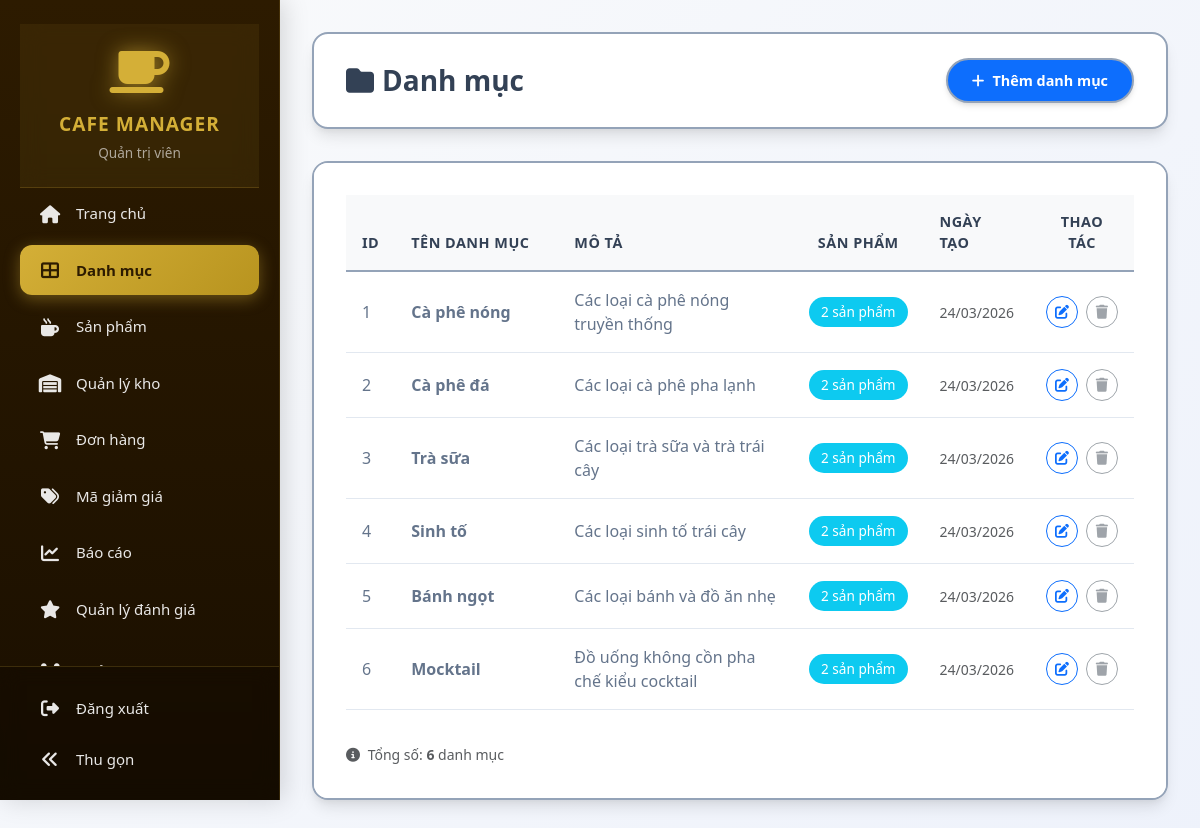
Screenshot of /admin/categories.php (signed in) with the database file from the repository.
### tables this page shows
CREATE TABLE categories (
    id INT PRIMARY KEY AUTO_INCREMENT,
    name VARCHAR(100) NOT NULL,
    description TEXT,
    created_at TIMESTAMP DEFAULT CURRENT_TIMESTAMP
);

### config/helpers.php (called while the page is built, shortened)
<?php
function hasPermission($permission, $userId = null) {
    if (isset($_SESSION['role']) && $_SESSION['role'] === 'admin') {
        return true;
    }
}

### admin/categories.php (the view, shortened to what this page needs)
<?php
require_once '../config/init.php';
 $categories = $pdo->query("
    SELECT c.*, COUNT(p.id) AS product_count
    FROM categories c
    LEFT JOIN products p ON c.id = p.category_id
    GROUP BY c.id
    ORDER BY c.id ASC
")->fetchAll();
?>
<!DOCTYPE html>
<html lang="vi">
<head>
    <link href="https://cdn.jsdelivr.net/npm/bootstrap@5.3.0/dist/css/bootstrap.min.css" rel="stylesheet">
    <link href="https://cdnjs.cloudflare.com/ajax/libs/font-awesome/6.4.0/css/all.min.css" rel="stylesheet">
    <link rel="stylesheet" href="../assets/cssad/categories.css">
</head>
<body class="admin-layout">
        <?php include 'sidebar.php'; ?>
    <div class="content-wrapper">
        <div class="page-header">
            <div class="d-flex align-items-center">
                <h1><i class="fas fa-folder me-2"></i>Danh mục</h1>
            </div>
            <div class="d-flex gap-2">
                <?php if (hasPermission('create_category')): ?>
                <a href="category_form.php" class="btn btn-action btn-primary">
                    <i class="fas fa-plus me-2"></i>Thêm danh mục
                </a>
                <?php endif; ?>
            </div>
        </div>
        <div class="content-card">
            <div class="card-body">
                <div class="table-responsive">
                    <table class="table table-hover align-middle">
                        <thead class="table-light">
                            <tr>
                                <th width="5%">ID</th>
                                <th width="25%">Tên danh mục</th>
                                <th width="40%">Mô tả</th>
                                <th width="10%" class="text-center">Sản phẩm</th>
                                <th width="10%">Ngày tạo</th>
                                <th width="10%" class="text-center">Thao tác</th>
                            </tr>
                        </thead>
                        <tbody>
                            <?php if (empty($categories)): ?>
                                <tr>
                                    <td colspan="6" class="text-center text-muted py-4">
                                        <i class="fas fa-inbox fa-3x mb-3 d-block"></i>
                                        Chưa có danh mục nào
                                    </td>
                                </tr>
                            <?php else: ?>
                                <?php foreach ($categories as $cat): ?>
                                    <tr>
                                        <td><?php echo $cat['id']; ?></td>
                                        <td>
                                            <strong><?php echo htmlspecialchars($cat['name']); ?></strong>
                                        </td>
                                        <td>
                                            <?php
                                            $desc = htmlspecialchars($cat['description']);
                                            echo mb_strlen($desc) > 100 ? mb_substr($desc, 0, 100) . '...' : $desc;
                                            ?>
                                        </td>
                                        <td class="text-center">
                                            <span class="badge bg-info badge-count">
                                                <?php echo $cat['product_count']; ?> sản phẩm
                                            </span>
                                        </td>
                                        <td>
                                            <small class="text-muted">
                                                <?php echo date('d/m/Y', strtotime($cat['created_at'])); ?>
                                            </small>
                                        </td>
                                        <td class="text-center">
                                            <div class="table-actions">
                                                <?php if (hasPermission('edit_category')): ?>
                                                <a href="category_form.php?id=<?php echo $cat['id']; ?>"
                                                    class="btn btn-sm btn-outline-primary" title="Chỉnh sửa">
                                                    <i class="fas fa-edit"></i>
                                                </a>
                                                <?php endif; ?>
                                                <?php if (hasPermission('delete_category') && $cat['product_count'] == 0): ?>
                                                <a href="?delete=<?php echo $cat['id']; ?>"
                                                    class="btn btn-sm btn-outline-danger"
                                                    onclick="return confirm('Bạn có chắc muốn xóa danh mục này?')"
                                                        title="Xóa">
                                                        <i class="fas fa-trash"></i>
                                                    </a>
                                                <?php elseif (hasPermission('delete_category')): ?>
                                                    <button class="btn btn-sm btn-outline-secondary" disabled
                                                        title="Không thể xóa vì còn sản phẩm">
                                                        <i class="fas fa-trash"></i>
                                                    </button>
                                                <?php endif; ?>
                                            </div>
                                        </td>
                                    </tr>
                                <?php endforeach; ?>
                            <?php endif; ?>
                        </tbody>
                    </table>
                </div>
                <?php if (!empty($categories)): ?>
                    <div class="mt-3 text-muted">
                        <small>
                            <i class="fas fa-info-circle me-1"></i>
                            Tổng số: <strong><?php echo count($categories); ?></strong> danh mục
                        </small>
                    </div>
                <?php endif; ?>
            </div>
        </div>
    </div>
</body>
</html>

### assets/cssad/categories.css (style rules this page uses)
:root { --primary-color: #d8e2f5; --primary-light: #eef2fb; --primary-dark: #94a3b8; --secondary-color: #fef3c7; --success-color: #dcfce7; --danger-color: #fee2e2; --warning-color: #fef3c7; --light-bg: #f9fafb; --card-bg: #ffffff; --border-color: #e2e8f0; --border-dark: #94a3b8; --text-primary: #334155; --text-secondary: #64748b; --text-muted: #94a3b8; --shadow-sm: 0 1px 2px 0 rgba(0, 0, 0, 0.05); --shadow-md: 0 4px 6px -1px rgba(0, 0, 0, 0.1), 0 2px 4px -1px rgba(0, 0, 0, 0.06); --shadow-lg: 0 10px 15px -3px rgba(0, 0, 0, 0.1), 0 4px 6px -2px rgba(0, 0, 0, 0.05); --sidebar-width: 280px; }
body { font-family: 'Segoe UI', Tahoma, Geneva, Verdana, sans-serif; background-color: var(--light-bg); color: var(--text-primary); overflow-x: hidden; }
.admin-layout { background: linear-gradient(135deg, var(--light-bg) 0%, var(--primary-light) 100%); min-height: 100vh; display: flex; }
.content-wrapper { flex-grow: 1; padding: 2rem; width: calc(100% - var(--sidebar-width)); overflow-y: auto; }
.page-header { margin-bottom: 2rem; background: var(--card-bg); padding: 1.5rem 2rem; border-radius: 16px; box-shadow: var(--shadow-lg); display: flex; justify-content: space-between; align-items: center; border: 2px solid var(--border-dark); }
.page-header h1 { color: var(--text-primary); font-weight: 700; margin: 0; font-size: 1.75rem; }
.content-card { border: 2px solid var(--border-dark); border-radius: 16px; box-shadow: var(--shadow-lg); overflow: hidden; margin-bottom: 2rem; transition: all 0.3s ease; background: var(--card-bg); }
.content-card .card-body { padding: 2rem; background: var(--card-bg); }
.table { border-collapse: separate; border-spacing: 0; }
.table th { font-weight: 700; color: var(--text-primary); border-bottom: 2px solid var(--border-dark); padding: 1rem; font-size: 0.9rem; text-transform: uppercase; letter-spacing: 0.5px; }
.table td { padding: 1rem; vertical-align: middle; border-bottom: 1px solid var(--border-color); color: var(--text-secondary); }
.btn-action { padding: 0.6rem 1.5rem; border-radius: 30px; font-weight: 600; font-size: 0.9rem; transition: all 0.3s ease; border: 2px solid var(--border-dark); box-shadow: var(--shadow-md); }
.badge-count { padding: 0.5rem 0.75rem; border-radius: 30px; font-weight: 500; font-size: 0.85rem; }
.table-actions { display: flex; justify-content: center; gap: 0.5rem; }
.table-actions .btn { width: 32px; height: 32px; padding: 0; display: flex; align-items: center; justify-content: center; border-radius: 50%; }

### assets/cssad/sidebar.css (style rules this page uses)
:root { --sidebar-expanded: 280px; --sidebar-collapsed: 80px; --primary-brown: #2D1B00; --accent-gold: #D4AF37; --hover-gold: #FFD700; --text-light: rgba(255, 255, 255, 0.9); --text-muted: rgba(255, 255, 255, 0.6); }

### rows the page displays
categories: id "1", name "Cà phê nóng", description "Các loại cà phê nóng truyền thống", product_count "2", created_at "24/03/2026"
categories: id "2", name "Cà phê đá", description "Các loại cà phê pha lạnh", product_count "2", created_at "24/03/2026"
categories: id "3", name "Trà sữa", description "Các loại trà sữa và trà trái cây", product_count "2", created_at "24/03/2026"
categories: id "4", name "Sinh tố", description "Các loại sinh tố trái cây", product_count "2", created_at "24/03/2026"
categories: id "5", name "Bánh ngọt", description "Các loại bánh và đồ ăn nhẹ", product_count "2", created_at "24/03/2026"
categories: id "6", name "Mocktail", description "Đồ uống không cồn pha chế kiểu cocktail", product_count "2", created_at "24/03/2026"

### other values shown
$_SESSION['full_name'] "Quản trị viên"
count($categories) "6"
